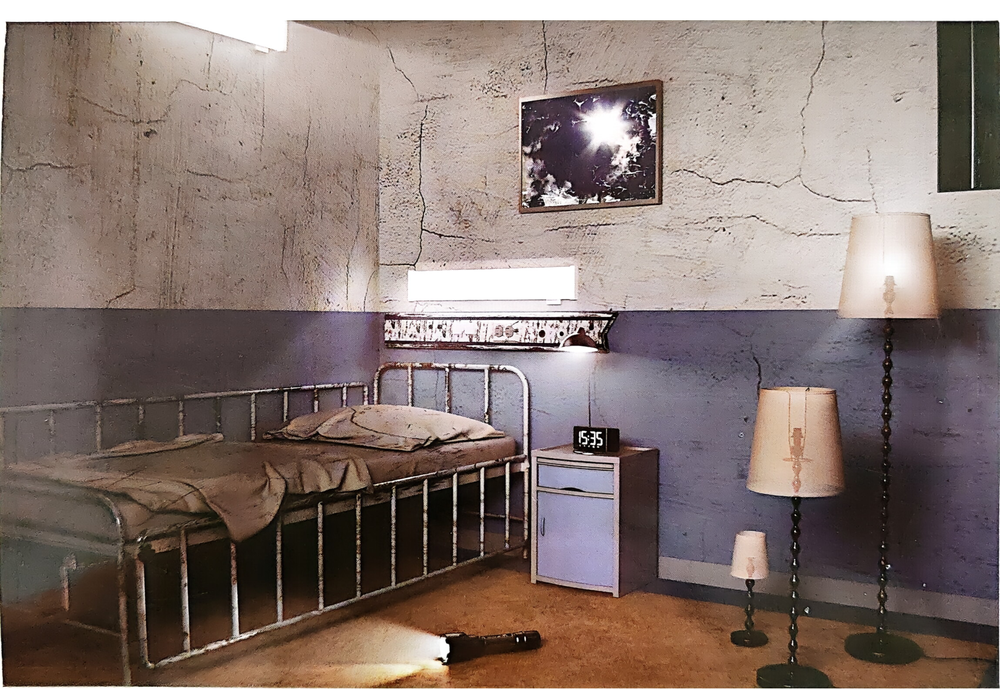
#> input picture assets/images/5-纵火案卷宗袋/5-纵火案卷子袋-陈旧的病房照片_p1.png, 1000 x 689 px, shrunk from 1682 x 1159 before the run
$ python -i fix-target-watermark.py   (imports and definitions only)
#> lines starting #> are read from the running program, lines starting #| are printed output that depends on the picture
#!/usr/bin/env python3
"""
针对仍带水印的图片进行补处理。
策略：检测底部白色页边带，直接裁剪掉水印所在的底部白边。
适用于病房照片、IC 卡碎片拼图纸等底部带白边的图片。
"""

import shutil
import sys
from pathlib import Path

import cv2
import numpy as np
from PIL import Image

PROJECT_ROOT = Path(__file__).resolve().parent.parent
SOURCE_DIR = PROJECT_ROOT / 'public' / 'assets' / 'images'
BACKUP_DIR = PROJECT_ROOT / 'public' / 'assets' / 'images-original'

BRIGHT_THRESHOLD = 240
WHITE_FRAC_THRESHOLD = 0.85


def remove_bottom_watermark(path: Path) -> tuple[bool, str]:
    original = Image.open(path)
#> original is the input picture: PIL image 1000x689 RGB; mean R, G, B 134.4, 118.5, 112.7
    img = cv2.imread(str(path))
    if img is None:
        return False, '无法读取'

    gray = cv2.cvtColor(img, cv2.COLOR_BGR2GRAY)
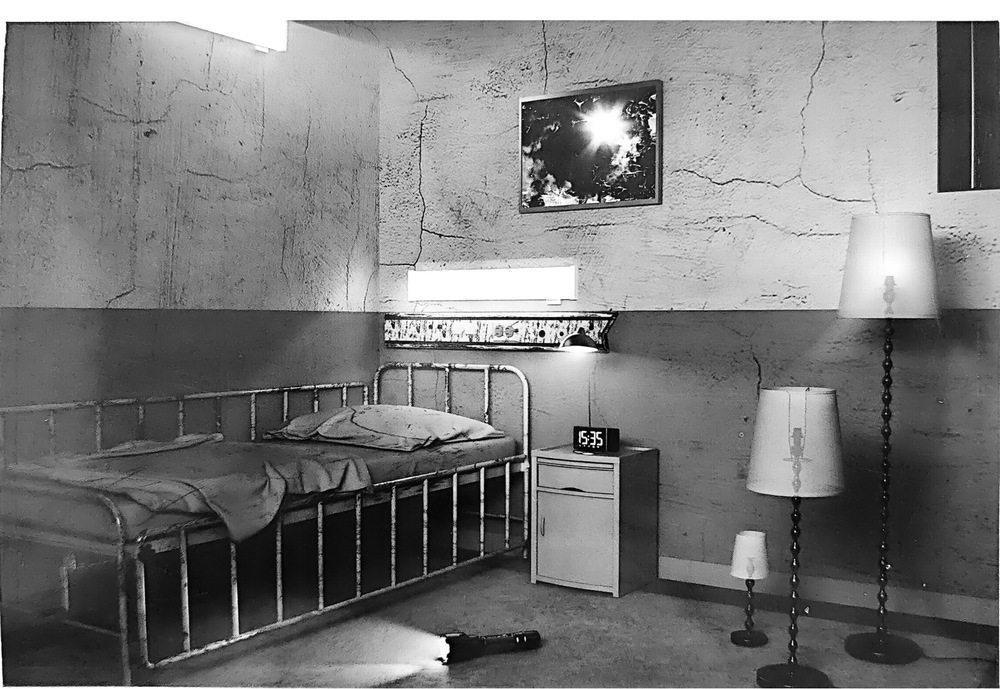
#> gray: shape (689, 1000); min 0, max 255, mean 122.6
    h, w = gray.shape
#> h = 689; w = 1000

    # 从下往上扫描，找到白色页边结束、内容开始的那一行
    bright_frac = np.mean(gray > BRIGHT_THRESHOLD, axis=1)
#> bright_frac = 689 values, max 1 at index 0, min 0 at index 188, mean 0.0496
    cut = None
    for r in range(h - 1, -1, -1):
        if bright_frac[r] < WHITE_FRAC_THRESHOLD:
            cut = r
            break

    if cut is None:
        return False, '未检测到可裁剪的底部白边'

    # 在内容开始处再留 2px 安全边距，避免裁到内容边缘
    new_h = min(max(0, cut + 2), h)
#> new_h = 689
    if new_h >= h:
        return False, '无需裁剪'

    result = img[:new_h, :]
    result_rgb = cv2.cvtColor(result, cv2.COLOR_BGR2RGB)
    out = Image.fromarray(result_rgb)
    if original.mode == 'RGBA':
        out = out.convert('RGBA')

    suffix = path.suffix.lower()
    if suffix in ('.jpg', '.jpeg'):
        out = out.convert('RGB')
        out.save(path, quality=95, optimize=True)
    elif suffix == '.png':
        out.save(path, optimize=True)
    else:
        out.save(path)

    return True, f'crop bottom {h - new_h}px'


def main():
    targets = [
        '5-纵火案卷宗袋/5-纵火案卷子袋-陈旧的病房照片_p1.png',
        '5-纵火案卷宗袋/5-纵火案卷子袋-陈旧的病房照片_p2.png',
        '5-纵火案卷宗袋/5-纵火案卷子袋-陈旧的病房照片_p3.png',
        '5-纵火案卷宗袋/5-纵火案卷子袋-陈旧的病房照片_p4.png',
        '5-纵火案卷宗袋/5-纵火案卷子袋-陈旧的病房照片_p5.png',
        '5-纵火案卷宗袋/5-纵火案卷子袋-陈旧的病房照片_p6.png',
        '5-纵火案卷宗袋/5-纵火案卷子袋-陈旧的病房照片_p6.png',
        '5-纵火案卷宗袋/5-纵火案卷子袋-陈旧的病房照片_p7.png',
        '5-纵火案卷宗袋/5-纵火案卷子袋-陈旧的病房照片_p8.png',
        '5-纵火案卷宗袋/5-纵火案卷子袋-电梯ic卡记录碎片拼图纸_p1.png',
        '5-纵火案卷宗袋/5-纵火案卷子袋-电梯ic卡记录碎片拼图纸_p2.png',
    ]

    if not BACKUP_DIR.exists():
        print(f'备份目录不存在：{BACKUP_DIR}', file=sys.stderr)
        sys.exit(1)

    # 去重
    targets = list(dict.fromkeys(targets))

    for rel in targets:
        src = SOURCE_DIR / rel
        bak = BACKUP_DIR / rel
        if not bak.exists():
            print(f'[跳过] 备份不存在：{rel}')
            continue
        src.parent.mkdir(parents=True, exist_ok=True)
        shutil.copy2(bak, src)
        ok, info = remove_bottom_watermark(src)
        if ok:
            print(f'[已处理] {rel} -> {info}')
        else:
            print(f'[失败]   {rel} ({info})')


# [2 lines not run here, left out]

>>> result = remove_bottom_watermark('../assets/images/5-纵火案卷宗袋/5-纵火案卷子袋-陈旧的病房照片_p1.png')
